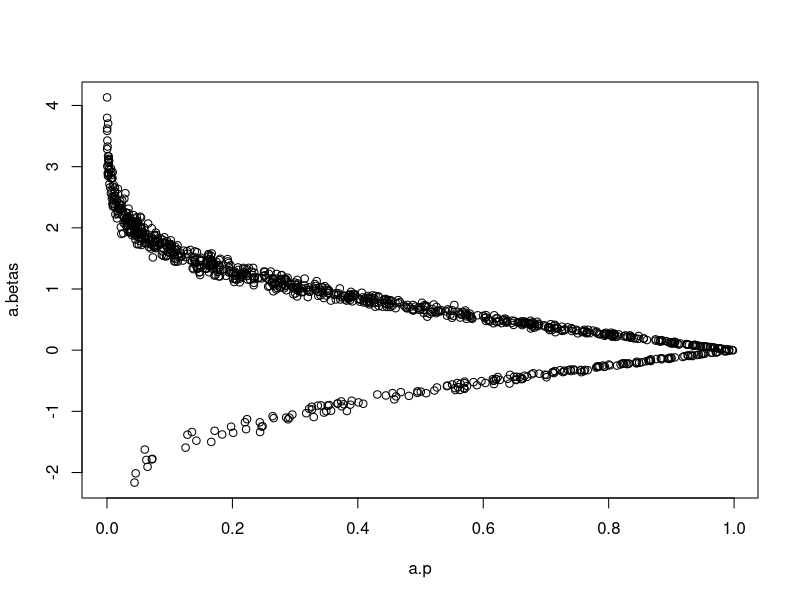
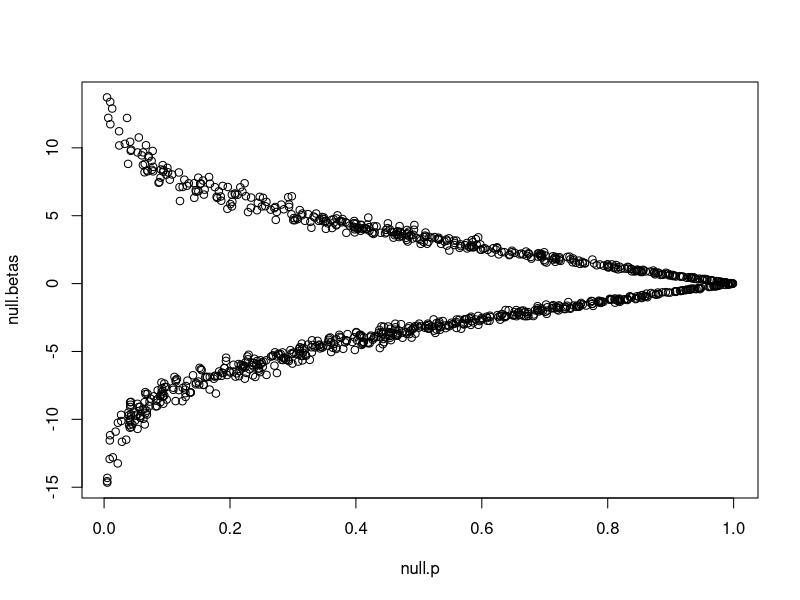

Generate these figures, in order, with R:
# Simulate data:

status <- c(rep(1,500),rep(2,500))
score.null <- rnorm(1000,mean=50,sd=25) # null data; no difference in group means
null.data <- cbind(status,score.null)

score.altern <- c(rnorm(500,mean=50,sd=5),rnorm(500,mean=51,sd=5)) # alternative data; one group has mean of 50, other has 51
altern.data <- cbind(status,score.altern)

null.betas <- vector(length=1000)
null.p <- vector(length=1000)

a.betas <- vector(length=1000)
a.p <- vector(length=1000)

# Examine difference in null vs alternative:

null.model <- lm(score.null~as.factor(status)) # no sig difference in true data
a.model <- lm(score.altern~as.factor(status)) # sig difference in true data

# Now bootstrap:

for(i in 1:1000){ 
  sample.index <- sample(1:1000, 100,replace=TRUE)
  # resample from null data 1k times and save beta and b-values from models
  null.perm <- lm(score.null[sample.index]~as.factor(status[sample.index]))
  null.betas[i] <- as.numeric(null.perm$coefficients[2])
  null.p[i]<- anova(null.perm)$'Pr(>F)'[1]
  # resample from alternative data 1k times and save beta and b-values from models
  a.perm <- lm(score.altern[sample.index]~as.factor(status[sample.index]))
  a.betas[i] <- as.numeric(a.perm$coefficients[2])
  a.p[i]<- anova(a.perm)$'Pr(>F)'[1]
}

plot(a.p,a.betas) # when a true effect exists in the data, greater number positive slopes than negative, more so at low p-values

plot(null.p,null.betas) # when no true effect, distribution of sign of slop is distributed equally (approx)
